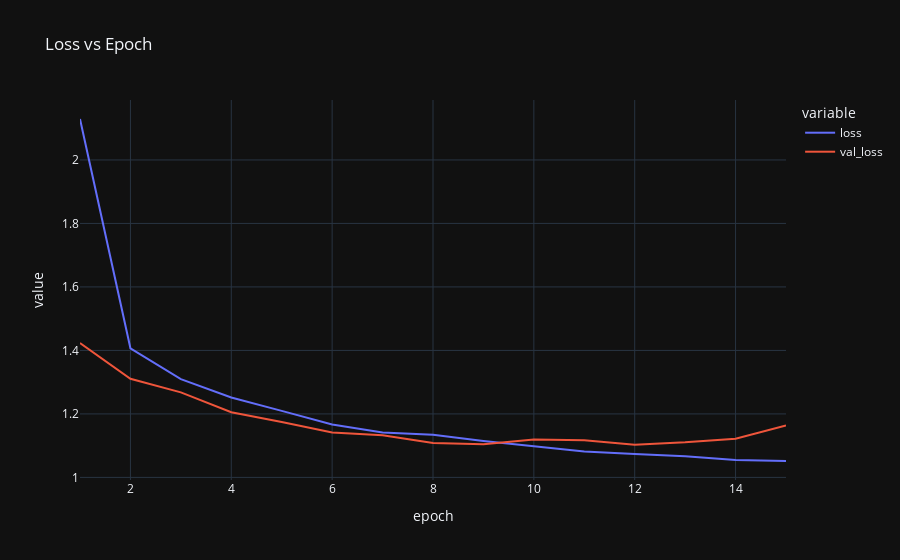

Notebook code cell kept with this figure:
### Markdown cell above
We do the same as above for loss, and we see a good decreasing loss per epoch.

### Code cell
fig = px.line(dfr, x='epoch', y=['loss','val_loss'], title='Loss vs Epoch')
fig.show('plotly_mimetype')
fig.write_image('loss.png')

### Figure 1 — Plotly figure (JSON) as saved in the notebook; plotly's stock layout.template omitted (floating-point values rounded to 4 significant figures)
{"data": [{"hovertemplate": "variable=loss<br>epoch=%{x}<br>value=%{y}<extra></extra>", "legendgroup": "loss", "line": {"color": "#636efa", "dash": "solid"}, "marker": {"symbol": "circle"}, "mode": "lines", "name": "loss", "orientation": "v", "showlegend": true, "type": "scatter", "x": [1, 2, 3, 4, 5, 6, 7, 8, 9, 10, 11, 12, 13, 14, 15], "xaxis": "x", "y": [2.129, 1.407, 1.31, 1.252, 1.21, 1.167, 1.142, 1.134, 1.115, 1.098, 1.082, 1.074, 1.067, 1.055, 1.052], "yaxis": "y"}, {"hovertemplate": "variable=val_loss<br>epoch=%{x}<br>value=%{y}<extra></extra>", "legendgroup": "val_loss", "line": {"color": "#EF553B", "dash": "solid"}, "marker": {"symbol": "circle"}, "mode": "lines", "name": "val_loss", "orientation": "v", "showlegend": true, "type": "scatter", "x": [1, 2, 3, 4, 5, 6, 7, 8, 9, 10, 11, 12, 13, 14, 15], "xaxis": "x", "y": [1.423, 1.311, 1.268, 1.205, 1.174, 1.141, 1.132, 1.108, 1.105, 1.119, 1.117, 1.103, 1.111, 1.122, 1.163], "yaxis": "y"}], "layout": {"autosize": true, "legend": {"title": {"text": "variable"}, "tracegroupgap": 0}, "title": {"text": "Loss vs Epoch"}, "xaxis": {"anchor": "y", "autorange": true, "domain": [0, 1], "range": [1, 15], "title": {"text": "epoch"}, "type": "linear"}, "yaxis": {"anchor": "x", "autorange": true, "domain": [0, 1], "range": [0.9918, 2.189], "title": {"text": "value"}, "type": "linear"}}}
